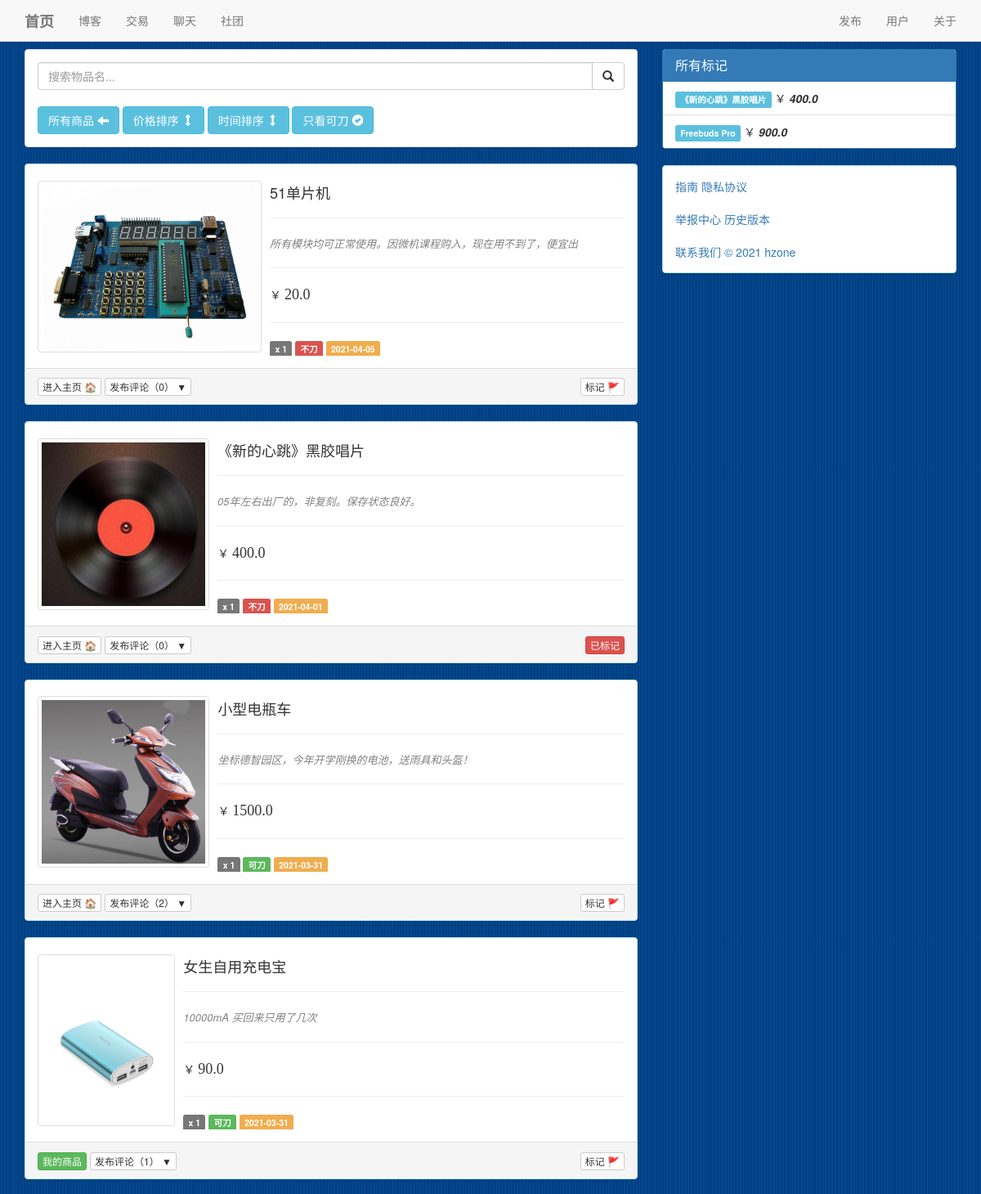
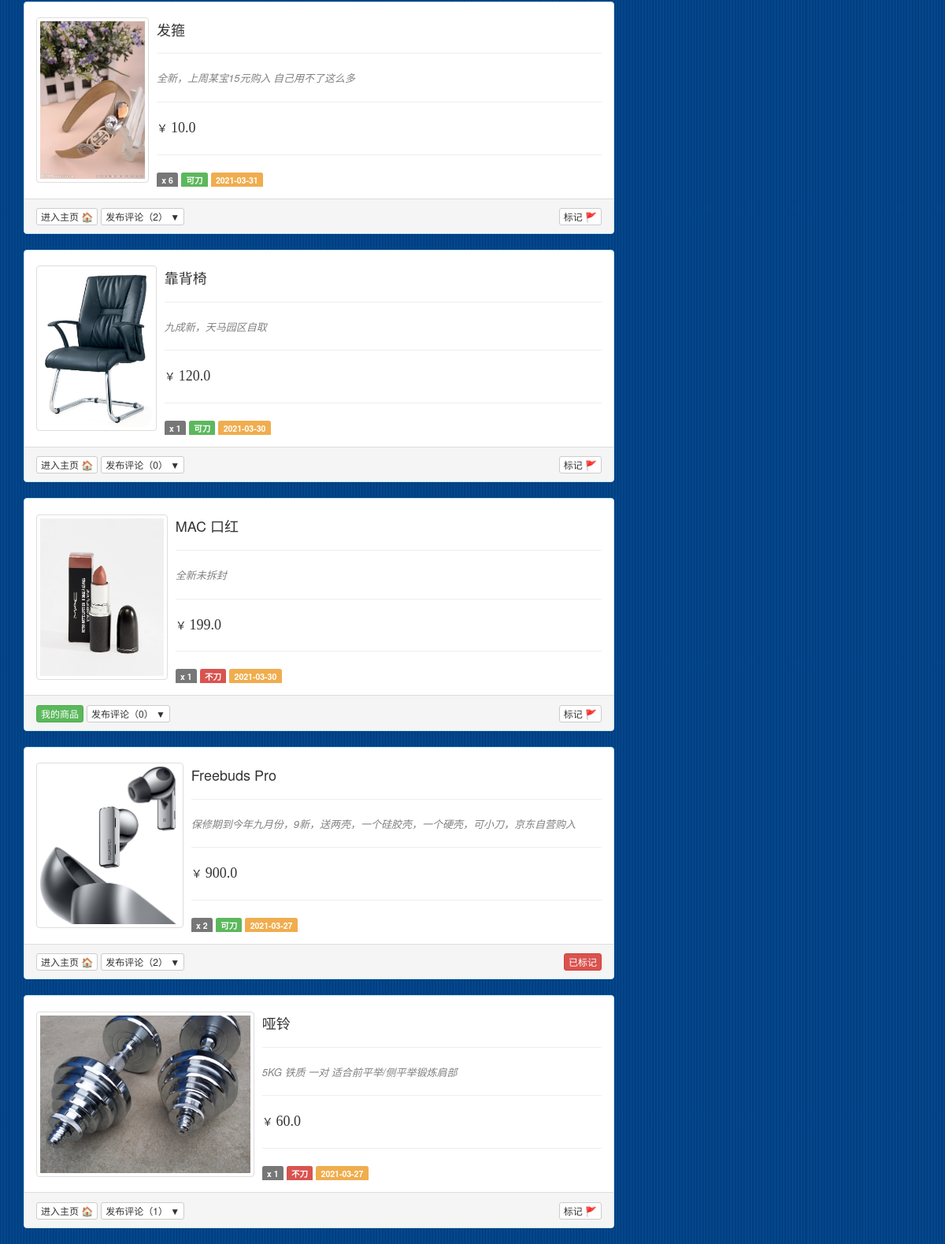
Screenshot of /deal/ (signed in) with the database file from the repository (2 pictures, top to bottom).
### deal/models.py (models this page shows, shortened)
class Item(Model):
    name = CharField(max_length=20)
    info = TextField(max_length=50)
    time = DateTimeField(auto_now_add=True)
    sold = BooleanField(default=False)
    chop = BooleanField(default=False)
    count = IntegerField(default=1)
    owner = ForeignKey(User,on_delete = DO_NOTHING)
    price = FloatField(default=0)
    image = ImageField(default="./static/image/items/default.png",upload_to='./static/image/items/upload/')
    class Meta:
        ordering=['-time']
        verbose_name = '物品'
        verbose_name_plural = '物品'

### deal/views.py (the view)
# urls.py: path('',itemList.as_view()),
class itemList(View):
    def get(self,request):
        items = Item.objects.filter(sold = False)
        chopable = request.GET.get('chop',default = None)
        if chopable == '1':
            items = items.filter(chop = True)
        sort = request.GET.get('sort',default = None)
        if sort:
            items = items.order_by(sort)
        search = request.GET.get('search',default = None)
        if search:
            items = commonSearch(Item,'name',search)
        type = ContentType.objects.get_for_model(Item())
        collections = Collection.objects.filter(user = request.user,content_type = type)
        collect_ids = [c.object_id for c in collections]
        for item in items:
            if item.id in collect_ids:
                item.is_collected = True
            else:
                item.is_collected = False
            item.save()
            content_type = ContentType.objects.get_for_model(item)
            comments = Comment.objects.filter(content_type = content_type,object_id = item.pk)
            item.comments = comments
        context = {
            'items' : items,
            'chop' : chopable,
            'sort' : sort,
        }
        return render(request,'itemList.html',context)

### user/models.py (called while the page is built)
    def __str__(self):
        return self.username

### deal/templates/itemList.html (shortened to what this page needs)
{% extends 'base.html' %}
{% load static %}
{% block main %}
    <div class="panel panel-default">
        <div class="panel-body">
            <div class="input-group">
                <input id='search-input' type="text" class="form-control" placeholder="搜索物品名...">
                <span class="input-group-btn">
                    <button id='search-button' class="btn btn-default" type="button">
                        <span class="glyphicon glyphicon-search" aria-hidden="true"></span>
                    </button>
                </span>
            </div>
            <br>
            <a href="/deal">
                <button type="button" class="btn btn-info">
                    所有商品 <span class="glyphicon glyphicon-arrow-left" aria-hidden="true"></span>
                </button>
            </a>
            {% if sort == 'price' %}
                <a href="/deal?sort=-price">
                    <button id='price' type="button" class="btn btn-primary active">
                        价格升序 <span class="glyphicon glyphicon-arrow-up" aria-hidden="true"></span>
                    </button>
                </a>
            {% elif sort == '-price' %}
                <a href="/deal">
                    <button id='price' type="button" class="btn btn-primary active">
                        价格降序 <span class="glyphicon glyphicon-arrow-down" aria-hidden="true"></span>
                    </button>
                </a>
            {% else %}
                <a href="/deal/?sort=price">
                    <button id='price' type="button" class="btn btn-info">
                        价格排序 <span class="glyphicon glyphicon-resize-vertical" aria-hidden="true"></span>
                    </button>
                </a>
            {% endif %}
            {% if sort == 'time' %}
                <a href="/deal?sort=-time">
                    <button type="button" class="btn btn-primary active">
                        时间升序 <span class="glyphicon glyphicon-arrow-up" aria-hidden="true"></span>
                    </button>
                </a>
            {% elif sort == '-time' %}
                <a href="/deal">
                    <button type="button" class="btn btn-primary active">
                        时间降序 <span class="glyphicon glyphicon-arrow-down" aria-hidden="true"></span>
                    </button>
                </a>
            {% else %}
                <a href="/deal?sort=time">
                    <button type="button" class="btn btn-info">
                        时间排序 <span class="glyphicon glyphicon-resize-vertical" aria-hidden="true"></span>
                    </button>
                </a>
            {% endif %}
            {% if chop != '1' %}
                <a href="/deal?chop=1">
                    <button id='chop' type="button" class="btn btn-info">
                        只看可刀 <span class="glyphicon glyphicon-ok-sign" aria-hidden="true"></span>
                    </button>
                </a>
            {% else %}
                <a href="/deal">
                    <button id='chop' type="button" class="btn btn-primary active">
                        只看可刀 <span class="glyphicon glyphicon-remove-sign" aria-hidden="true"></span>
                    </button>
                </a>
            {% endif %}
        </div>
    </div>
    {% for item in items %}
        <div class="panel panel-info">
            <div class="panel-body">
                <div class="media" id = 'item-{{ item.id }}'>
                    <div class="media-left media-middle">
                    {% if item.image %}
                        <div class="media-object img-thumbnail">
                            <img height="200px" src="/{{ item.image }}">
                        </div>
                    {% else %}
                        <img src="{% static 'image/items/default.png' %}" style="height:200px" class="media-object img-thumbnail" >
                    {% endif %}
                    </div>
                    <div class="media-body">
                        <h4>{{ item.name }}</h4>
                        <hr>
                        <em>
                            <font style="color:grey" size="2">
                                {{ item.info }}
                            </font>
                        </em>
                        <hr>
                        ￥ <font size="4" face="Verdana">{{ item.price }}</font>
                        <hr>
                        <span class="label label-default"> x {{ item.count }}</span>
                        {% if item.chop %}
                            <span class="label label-success">可刀</span>
                        {% else %}
                            <span class="label label-danger">不刀</span>
                        {% endif %}
                        <span class="label label-warning">{{ item.time | date:"Y-m-d" }}</span>
                    </div>
                </div>
            </div>
            <div class="panel-footer">
                <div align="left" style="float:left">
                    {% if item.owner == user %}
                        <button type="button" class="btn btn-success btn-xs">我的商品</button>
                    {% else %}
                        <a target = "_blank" href="/user/{{item.owner.id}}">
                            <button type="button" class="btn btn-default btn-xs">进入主页 🏠</button>
                        </a>
                    {% endif %}
                    <button id="replyButton-{{ forloop.counter }}" type="button" class="btn btn-default btn-xs">
                    发布评论（{{ item.comments.count }}） ▼</button>
                </div>
                <div align="right">
                    <a href="/collect/{{ item.pk }}">
                        {% if item.is_collected %}
                            <button id="demark-{{ forloop.counter }}" type="button"
                                class="btn btn-danger btn-xs">已标记</button>
                        {% else %}
                            <button id="mark-{{ forloop.counter }}" type="button"
                                class="btn btn-default btn-xs">标记 🚩</button>
                        {% endif %}
                    </a>
                </div>
            </div>
        </div>
    {% empty %}
        <div class="panel panel-default">
            <div class="panel-body">
                <h3>暂无内容</h3>
            </div>
        </div>
    {% endfor %}
{% endblock %}
{% block side %}
    <div class="panel panel-primary">
        <div class="panel-heading">
            <h3 class="panel-title">所有标记</h3>
        </div>
        <ul class="list-group">
            {% for item in items %}
                {% if item.is_collected %}
                    <li class="list-group-item">
                        <a href="#item-{{ item.id }}">
                            <span class="label label-info">{{ item.name }}</span>
                        </a>
                        ￥<strong><em> {{ item.price }}</em></strong>
                    </li>
                {% endif %}
            {% empty %}
                <li class="list-group-item">暂无标记内容</li>
            {% endfor %}
        </ul>
    </div>
{% endblock %}

### rows the page displays
Item: image (picture), name "51单片机", info "所有模块均可正常使用。因微机课程购入，现在用不到了，便宜出", price "20.0", count "1", chop "不刀", time "2021-04-05", comments.count "0"
Item: image (picture), name "《新的心跳》黑胶唱片", info "05年左右出厂的，非复刻。保存状态良好。", price "400.0", count "1", chop "不刀", time "2021-04-01", comments.count "0"
Item: image (picture), name "小型电瓶车", info "坐标德智园区，今年开学刚换的电池，送雨具和头盔！", price "1500.0", count "1", chop "可刀", time "2021-03-31", comments.count "2"
Item: image (picture), name "女生自用充电宝", info "10000mA 买回来只用了几次", price "90.0", count "1", chop "可刀", time "2021-03-31", shows "我的商品", comments.count "1"
Item: image (picture), name "发箍", info "全新，上周某宝15元购入 自己用不了这么多", price "10.0", count "6", chop "可刀", time "2021-03-31", comments.count "2"
Item: image (picture), name "靠背椅", info "九成新，天马园区自取", price "120.0", count "1", chop "可刀", time "2021-03-30", comments.count "0"
Item: image (picture), name "MAC 口红", info "全新未拆封", price "199.0", count "1", chop "不刀", time "2021-03-30", shows "我的商品", comments.count "0"
Item: image (picture), name "Freebuds Pro", info "保修期到今年九月份，9新，送两壳，一个硅胶壳，一个硬壳，可小刀，京东自营购入", price "900.0", count "2", chop "可刀", time "2021-03-27", comments.count "2"
Item: image (picture), name "哑铃", info "5KG 铁质 一对 适合前平举/侧平举锻炼肩部", price "60.0", count "1", chop "不刀", time "2021-03-27", comments.count "1"
